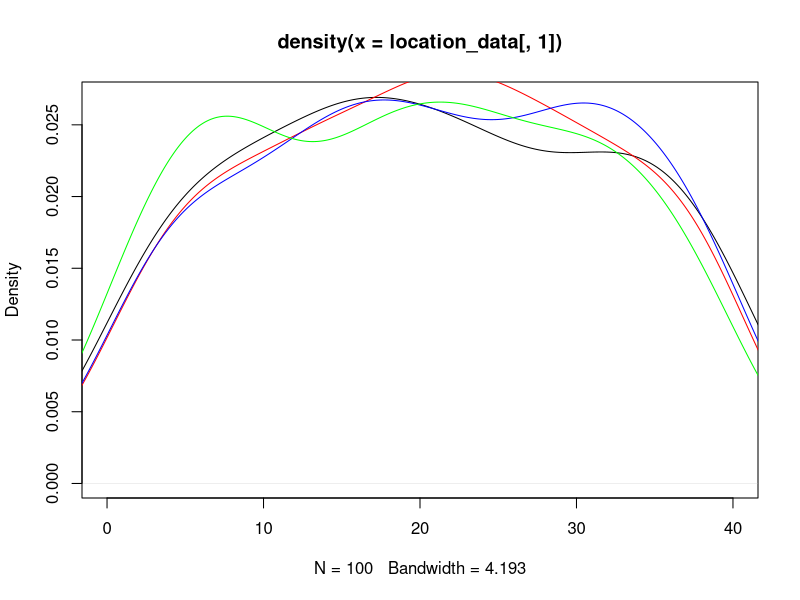
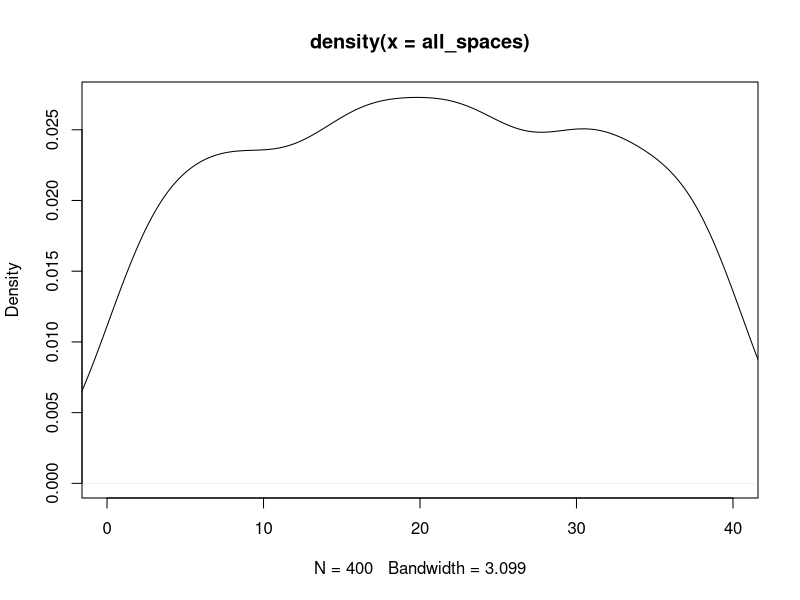

The R source for these figures, in order: (Note: this script raises an error after producing the figures.)
## ---- chunk 1
knitr::opts_chunk$set(echo = TRUE)
## ---- chunk 2
#libraries
library(dplyr)
library(ggplot2)
## ---- chunk 3
#Kayleigh
##LET'S GET MOVING

monopolyBoard <- read.csv("MonopolyBoard.csv", header = T)
monopolyBoard

# Using dice rolls to determine where a player will land on the board
#input: "location"; a number 1-40; where the player is on the board
#output: the amount of spaces the player will move until they are on their new location

#note that this is only accounting for standard dice rolls, no special rules yet...

lets_move = function(location) {
  dice_roll_1 <- sample(1:6, 1, replace = TRUE)
  dice_roll_2 <- sample(1:6, 1, replace = TRUE)
  
  roll_total <- sum(dice_roll_1, dice_roll_2)
  roll_double <- dice_roll_1 == dice_roll_2
  
    location = location + roll_total
    
  if (location <= 40) {
    location = location
  } else {
    location = location - 40
  }
  
  space = monopolyBoard$name[monopolyBoard$spaces == location]
  
  print("You're moving forward...")
  print(roll_total)
  
  print("You're on space...")
  print(location)
  
  #print(space) #This prints out the name of the space that they land on. 
}

#testers
lets_move(1)
lets_move(25)
lets_move(38)
lets_move(40)



#A function to move players around the board and to play Monopoly!
#input: "turns"; the amount of turns we should take
#output: a player's new location on the board

lets_play = function(turns) {
  location = 1
  print("Starting Location: GO!")
  for (i in 1:turns) {
    location = lets_move(location)
  }
  print("You've landed on...")
  return(location)
}



lets_play(10) #tester #in this example if you look at a reference monopoly board and "walk" your way around the board with each move being the number in each output, you'll land on the space on the board corresponding to the final output (when counting "GO" as 1 and/or 40) 

#testers 
#"lets_move" and "lets_play" have both been edited to print out phrases for each roll and move to make it easier to determine how the player is moving. 
#"You're moving forward..." gives the player's roll
#"You're on space..." is the players position after 1 turn/"lets_move"
  # Later try to switch this print statement to the name of the spot that the player is on 
#"You've landed on..." gives the final location after running "lets_play" for "x" turns.
  # Later try to switch this print statement to the name of the spot that the player is on 

lets_play(3)
lets_play(10)

## ---- chunk 4
##DOUBLE DOWN

##WORK IN PROGRESS

#A function using dice rolls to determine how many spaces a player will move with the additional rules for "doubles" in Monopoly
#input: "location"; a number 1-40 where the player is on the board
#outut: the number of spaces the player will move on the board, with the special case of rolling three "doubles" and landing in jail
double_down = function(location) {
  dice_roll_1 <- sample(1:6, 1, replace = TRUE)
  dice_roll_2 <- sample(1:6, 1, replace = TRUE)
  
  roll_total <- sum(dice_roll_1, dice_roll_2)
  roll_double <- dice_roll_1 == dice_roll_2
  
  print("roll was")
  print(roll_total)
    
  if (roll_double) {
    
    dice_roll_3 <- sample(1:6, 1, replace = TRUE)
    dice_roll_4 <- sample(1:6, 1, replace = TRUE)
    
    roll_total_2 <- sum(dice_roll_3, dice_roll_4)
    roll_double_2 <- dice_roll_3 == dice_roll_4
    
    print("roll double was")
    print(roll_total_2)

    
    if (roll_double_2) {
      dice_roll_5 <- sample(1:6, 1, replace = TRUE)
      dice_roll_6 <- sample(1:6, 1, replace = TRUE)
      
      roll_total_3 <- sum(dice_roll_5, dice_roll_6)
      roll_double_3 <- dice_roll_5 == dice_roll_6
      
      print("roll double was")
      print(roll_total_3)
      
      if (roll_double_3) {
        location = 11 #Jail
        print("doubles, doubles, doubles")
        print("You're going to JAIL!")
        
      } else {
        location = location + roll_total + roll_total_2 + roll_total_3
        print("doubles, doubles, not doubles")
        print("You're moving forward...")
        print(roll_total + roll_total_2 + roll_total_3)
      }
    } else {
      location = location + roll_total + roll_total_2
      print("doubles, not doubles")
      print("You're moving forward...")
      print(roll_total+roll_total_2)
    }
  } else {
    location = location + roll_total
    print("no doubles")
    print("You're moving forward...")
    print(roll_total)
  }

    
  if (location <= 40) {
    location = location
  } else {
    location = location - 40
  }

  
  print("You're on space...")
  print(location)
}

double_down(1)
#text out in the function is kinda funky right but it's just to make sure its working right
#In final version switch all dice rolls to sample(1:6,...)

## ---- chunk 5
##CHANCE AND COMMUNITY CHEST CARDS
Card_Numbers <- c(1, 2, 3, 4, 5, 6, 7, 8, 9, 10, 11, 12, 13, 14, 15, 16)

Chance_Cards <- c("Advance to Boardwalk", "Advance to Go (Collect $200)", "Advance to Illinois Avenue. If you pass Go, collect $200", "Advance to St. Charles Place. If you pass Go, collect $200", "Advance to the nearest Railroad. If unowned, you may buy it from the Bank. If owned, pay owner twice the rental to which they are otherwise entitled", "Advance to the nearest Railroad. If unowned, you may buy it from the Bank. If owned, pay owner twice the rental to which they are otherwise entitled", "Advance token to nearest Utility. If unowned, you may buy it from the Bank. If owned, throw dice and pay owner a total ten times amount thrown", "Bank pays you dividend of $50", "Get Out of Jail Free", "Go Back 3 Spaces", "Go to Jail. Go directly to Jail, do not pass Go, do not collect $200", "Make general repairs on all your property. For each house pay $25. For each hotel pay $100", "Speeding fine $15", "Take a trip to Reading Railroad. If you pass Go, collect $200", "You have been elected Chairman of the Board. Pay each player $50", "Your building loan matures. Collect $150")

Chance <- data.frame(Chance_Cards, Card_Numbers)
Chance
##Chance cards to move a player to a new space:
  #1 -> Advance to Boardwalk (space 40)
  #2 -> Advance to Go (space 1)
  #3 -> Advance to Illinois Avenue (space 25)
  #4 -> Advance to St. Charles Place (space 12)
  #5 -> Advance to nearest Railroad (space(s) 6, 16, 26, 36)
  #6 -> Advance to nearest Railraod (space(s) 6, 16, 26, 36)
  #7 -> Advance to nearest Utility (space(s) 13, 29)
  #11 -> Go to Jail (space 11)
  #14 -> Take a trip to Reading Railroad (space 6)

Community_Chest_Cards <- c("Advance to Go (Collect $200)", "Bank error in your favor. Collect $200", "Doctor’s fee. Pay $50", "From sale of stock you get $50", "Get Out of Jail Free", "Go to Jail. Go directly to jail, do not pass Go, do not collect $200", "Holiday fund matures. Receive $100", "Income tax refund. Collect $20", "It is your birthday. Collect $10 from every player", "Life insurance matures. Collect $100", "Pay hospital fees of $100", "Pay school fees of $50", "Receive $25 consultancy fee", "You are assessed for street repair. $40 per house. $115 per hotel", "You have won second prize in a beauty contest. Collect $10", "You inherit $100")

Community_Chest <- data.frame(Community_Chest_Cards, Card_Numbers)
Community_Chest

##Community Chest Cards that move a player to a new space:
  #1 -> Advance to GO (space 1)
  #5 -> Go to Jail (space 11)

## ---- chunk 6
# heidi

#the function "who_goes_first" simulates the initial roll before the game begins in order to determine which player goes first
# input is a number of how many players are going to be playing
# output is the value of each players roll and the player that will start the game based on who had the highest roll
who_goes_first <- function(num_players){
  initial_rolls <- c()
  for (i in 1:num_players) {
    player_i_roll <- sum(sample(1:6, 2, replace=TRUE))
    initial_rolls <- c(initial_rolls, player_i_roll) # vector of every player's roll
    print(paste("Player", i, "rolled", player_i_roll))
  }
  cat("\n")
  if(sum(initial_rolls == max(initial_rolls)) >= 2){
    while (sum(initial_rolls == max(initial_rolls)) >= 2) { # if players tied for highest number
      tied_players <- which(initial_rolls==max(initial_rolls)) # identify which players tied
      print("It's a tie! Roll again")
      cat("\n")
      tie_breaker_rolls <- c()
      for (i in tied_players) { # tied players roll again
       player_i_roll2 <- sum(sample(1:6, 2, replace=TRUE))
       tie_breaker_rolls <- c(tie_breaker_rolls, player_i_roll2)
       print(paste("Player", i, "rolled", player_i_roll2))
      }
      initial_rolls <- tie_breaker_rolls
      highest_roll <- max(tie_breaker_rolls)
      highest_player2 <- tied_players[which(tie_breaker_rolls == highest_roll)]
    }
    cat("\n")
    print(paste("Player", highest_player2, "goes first!"))
  }
  else {
    highest_player <- which.max(initial_rolls) # who rolled the highest number
    print(paste("Player", highest_player, "goes first!"))
  }
}

who_goes_first(4) # test function

## ---- chunk 7
# Olivia
# Website for data: https://stat-jet-asu.github.io/Datasets/InstructorDescriptions/monopoly.html

monopolyBoard <- read.csv("MonopolyBoard.csv", header = T)
head(monopolyBoard)

# This section is for question number 2

# Kayleigh's lets_play function from above incorporating players and density plots
# uses lets_move function from above
# input: turns, # of turns to iterate through; players, number of players (2-4)
# output: density plot with a line for each player's frequency of spaces landed on 
# & density plot for the combined frequency of spaces landed on for all players

lets_play = function(turns, players) {
  location_data <- as.data.frame(matrix(nrow = turns, ncol = players))
  
for (j in 1:players) {
  location = 1
  
  for (i in 1:turns) {
    
    location = lets_move(location)
    location_data[i,j] <- location
    }
  }
  
  # creates density plot of frequency of landing on each space for each player
  plot(density(location_data[,1]), xlim = c(0,40), col = "black")
  
  colors <- c("red", "blue", "green")
  
  for (k in 2:players) {
  lines(density(location_data[,k]), col = colors[k-1]) # adds a density line for each player after the first
  }
  
  # creates density plot for total frequency landing on each space (all players spaces included)
  all_spaces <- as.vector(as.matrix(location_data))
  plot(density(all_spaces), xlim = c(0,40), col = "black")
}
lets_play(100, 4)

## ---- chunk 8
who_goes_first2 <- function(num_players){
  initial_rolls <- c()
  for (i in 1:num_players) {
    player_i_roll <- sum(sample(1:6, 2, replace=TRUE))
    initial_rolls <- c(initial_rolls, player_i_roll) # vector of every player's roll
#    print(paste("Player", i, "rolled", player_i_roll))
  }
  cat("\n")
  if(sum(initial_rolls == max(initial_rolls)) >= 2){
    while (sum(initial_rolls == max(initial_rolls)) >= 2) { # if players tied for highest number
      tied_players <- which(initial_rolls==max(initial_rolls)) # identify which players tied
#      print("It's a tie! Roll again")
#      cat("\n")
      tie_breaker_rolls <- c()
      for (i in tied_players) { # tied players roll again
       player_i_roll2 <- sum(sample(1:6, 2, replace=TRUE))
       tie_breaker_rolls <- c(tie_breaker_rolls, player_i_roll2)
#       print(paste("Player", i, "rolled", player_i_roll2))
      }
      initial_rolls <- tie_breaker_rolls
      highest_roll <- max(tie_breaker_rolls)
      highest_player2 <- tied_players[which(tie_breaker_rolls == highest_roll)]
    }
#    cat("\n")
#    print(paste("Player", highest_player2, "goes first!"))
  }
  else {
    highest_player <- which.max(initial_rolls) # who rolled the highest number
#    print(paste("Player", highest_player, "goes first!"))
#    return(highest_player)
  
    
  # creating player order
  player_order <- length(num_players)
  player_order[1] <- as.integer(highest_player)

 for (j in 2:num_players) {
    
  player_order[j] <- as.integer(player_order[j-1] + 1)
  if (player_order[j] > num_players) {
    player_order[j] <- 1
  }
 }
  print(player_order)
  }
  
  playerlist <- (list(highest_player, player_order))
  return(playerlist)
}

#who_goes_first2(4)

## ---- chunk 9
# Question number 3 -- including jail and double rolls

lets_move2 = function(location) {
  dice_roll_1 <- sample(1:6, 1, replace = TRUE)
  dice_roll_2 <- sample(1:6, 1, replace = TRUE)
  
  roll_total <- sum(dice_roll_1, dice_roll_2)
  roll_double <- dice_roll_1 == dice_roll_2
  
    location = location + roll_total # updates location to be previous location + roll total
    double3 = "false" # double3 is assigned "true" if the player double rolls 3x (as seen in if statement below), otherwise it is assigned "false" 
    
  # first double roll -> roll again
  if (roll_double == TRUE) {
    dice_roll_3 <- sample(1:6, 1, replace = TRUE)
    dice_roll_4 <- sample(1:6, 1, replace = TRUE)
    
    roll_total2 <- sum(dice_roll_3, dice_roll_4)
    roll_double2 <- dice_roll_3 == dice_roll_4
    
    location = location + roll_total2
    double3 = "false"
    
    # if player is at a location past 40, subtract 40 so they go back to the GO space at location "41"
    # this is included in each if statement below so that it applies if player has to roll again
    if (location <= 40) {
      location = location
    } else {
      location = location - 40
    }
     
      # second double roll -> roll again
      if (roll_double2 == TRUE) {
        dice_roll_5 <- sample(1:6, 1, replace = TRUE)
        dice_roll_6 <- sample(1:6, 1, replace = TRUE)
    
        roll_total3 <- sum(dice_roll_5, dice_roll_6)
        roll_double3 <- dice_roll_5 == dice_roll_6
    
        location = location + roll_total3
        double3 = "false"
        
        if (location <= 40) {
          location = location
        } else {
          location = location - 40
        }
        
        # third double roll -> go to jail
          if (roll_double3 == TRUE) {
            location = monopolyBoard$spaces[monopolyBoard$name == "Jail"]
            double3 = "true"
          }
      }
  }  
    
  if (location <= 40) {
    location = location
  } else {
    location = location - 40
  }
  
  listdata <- (list(location, double3)) # creates list for outputs "location" and "double3"
  # if you need to access location from this function, use lets_move2(location)[[1]]
  # if you need to access double3, use lets_move2(double3)[[2]]
  return(listdata)
  
}


# lets_play2 is currently set up to have each player go thru all their turns and then move onto the next player
# probably need to fix this for question 5

## ---- chunk 10

lets_play2 = function(turns, players) {
  
  
  location_data <- as.data.frame(matrix(nrow = turns, ncol = players)) # dataframe will keep data for locations of players for each turn
  double3data <- as.data.frame(matrix(nrow = turns, ncol = players)) # dataframe will say "true" if player double rolled 3x (which lands them in jail) and "false" if they didn't double roll 3x
  
    # puts players in order
    colnames(location_data) <- who_goes_first2(players)[[2]]
  
    location = 1 # each player starts at location 1
    location_data[1,] <- location
    double3 = 0 # initializing "double3" which will be later assigned a "true" or "false" based on if player double rolled 3x
  
    for (i in 2:turns) { # iterates through number of turns
      
        for (j in 1:players) { # rotates through each player
          
        location = lets_move2(location_data[i-1,j])[[1]] # takes location from lets_move2 function and assigns it to location
        location_data[i,j] <- as.integer(location) # puts location value into the dataframe of locations for each player
        double3data[i,j] <- lets_move2(double3)[[2]] # takes "true" or "false" value from double3 and adds it to double3data dataframe
        
      # deals with landing in jail from "go to jail" space and staying there for next 3 turns
      if (31 %in% location_data[i-1,j]) { # if you landed on 31 in the last turn (i-1 turn), you go to jail (space 11) for the ith turn
        location <- 11
        location_data[i,j] <- as.integer(location) # new location is 11
      } else if (11 %in% location_data[i-1,j] & 31 %in% location_data[i-2,j]) { # if you were on space 11 last turn AND you were on space 31 2 turns ago, you stay in jail (space 11) for turn i
        location <- 11
        location_data[i,j] <- as.integer(location)  
      } else if (11 %in% location_data[i-2,j] & 31 %in% location_data[i-3,j]) {
        location <- 11
        location_data[i,j] <- as.integer(location)
      }
        
      # landing in jail from 3x double roll and staying there for next 3 turns
      if (11 %in% location_data[i,j] & "true" %in% double3data[i-1,j]) { # if player's location is 11 (jail) and double3data is"true" (player double rolled 3x), player stays in jail. all 3 if/else if statements keep player in jail for the next 3 turns
        location <- 11
        location_data[i,j] <- as.integer(location)
      } else if (11 %in% location_data[i-1,j] & "true" %in% double3data[i-2,j]) { # 
        location <- 11
        location_data[i,j] <- as.integer(location)
      } else if (11 %in% location_data[i-2,j] & "true" %in% double3data[i-3,j]) {
        location <- 11
        location_data[i,j] <- as.integer(location)
      }
        
    }
  }
  print(location_data)
  
  # creates density plot of frequency of landing on each space for each player
  plot(density(location_data[,1]), xlim = c(0,40), col = "black")
  
  colors <- c("red", "blue", "green")
  
  for (k in 2:players) {
    lines(density(location_data[,k]), col = colors[k-1]) # adds a density line for each player after the first
  }
  
  # creates density plot for total frequency landing on each space (all players spaces included)
  all_spaces <- as.vector(as.matrix(location_data))
  plot(density(all_spaces), xlim = c(0,40), col = "black")
  
}
 
lets_play2(10, 3)

location_data

# how should we go about recording spaces landed on when double rolls occur?

## ---- chunk 11

# Figure out how to have players pay and recieve money from landing on chance and community chest spaces


## ---- chunk 12
#4 - Kayleigh and Maddie 
#Chance - spaces 8, 23, 37
#Community Chest - spaces 3, 18, 34
Chance

Drawing_Chance = function(location) {
  location = location
  draw_card <- sample(1:16, 1, replace = TRUE)
  player_card <- Chance$Chance_Cards[draw_card]
  print(player_card)

  
      if(draw_card == 1) {
        location = 1
      }
      
      if(draw_card == 2) {
        location = 1
      }
      
      if(draw_card == 3) {
        location = 25
      }
  
      if(draw_card == 4){
        location = 12
      }
    
      if(draw_card == 5){
        if(location >= 37 && location <= 5){
              location = 6
            } else {
              if (location >= 6 && location <= 15){
                location = 16
              } else {
                if(location >= 16 && location <= 25){
                  location = 26
                } else {
                  location = 36
                }
              }
            }
    }
  
    if(draw_card == 6){
        if(location >= 37 && location <= 5){
              location = 6
            } else {
              if (location >= 6 && location <= 15){
                location = 16
              } else {
                if(location >= 16 && location <= 25){
                  location = 26
                } else {
                  location = 36
                }
              }
            }
    }
  
    if(draw_card == 7){
        if(location >= 29 && location <= 12){
              location = 13
            } else {
              location = 29
    }
  }
  
    if(draw_card == 11) {
      location = 11
    }
  
    if(draw_card == 14) {
      location = 6
    }
  
    if(draw_card == 10) {
      location = location - 3
    }
  
    location = location
    return(location)
}

Drawing_Chance(8)
Drawing_Chance(23)
Drawing_Chance(37)

Drawing_Community_Chest = function(location) {
  location = location
  draw_card_chest <- sample(1:16, 1, replace = TRUE)
  player_card_chest <- Community_Chest$Community_Chest_Cards[draw_card_chest]
  print(player_card_chest)
  print(location)
  
  if (draw_card_chest == 1) {
    location = 1
  } else {
    if (draw_card_chest == 6) {
    location = 11
    } else {
      location = location
    }
  
  }
  
  location = location 
  return(location)
}

Drawing_Community_Chest(3)
Drawing_Community_Chest(18)
Drawing_Community_Chest(34)

lets_move3 = function(location) {
  dice_roll_1 <- sample(1:6, 1, replace = TRUE)
  dice_roll_2 <- sample(1:6, 1, replace = TRUE)
  
  roll_total <- sum(dice_roll_1, dice_roll_2)
  roll_double <- dice_roll_1 == dice_roll_2
  
    location = location + roll_total
    double3 = "false"
  
  print("your roll total is...")
  print(roll_total)

  if (location <= 40) {
      location = location
  } else {
      location = location - 40
  }
   
  print("your location is...")
  print(location)
  
  if(location == 8 || location == 23 || location == 27) {
    location = Drawing_Chance(location)
    print("your location is...")
    print(location)
  }
  
  if(location == 3 || location == 18 || location == 34) {
    location = Drawing_Community_Chest(location)
    print("your location is...")
    print(location)
  }
    
  # first double roll -> roll again
  if (roll_double == TRUE) {
    dice_roll_3 <- sample(1:6, 1, replace = TRUE)
    dice_roll_4 <- sample(1:6, 1, replace = TRUE)
    
    roll_total2 <- sum(dice_roll_3, dice_roll_4)
    roll_double2 <- dice_roll_3 == dice_roll_4
    
    location = location + roll_total2
    double3 = "false"
    print("1 double")
    
    if (location <= 40) {
      location = location
    } else {
      location = location - 40
    }
    
    
    if(location == 8 || location == 23 || location == 27) {
    location = Drawing_Chance(location)
    }
  
  if(location == 3 || location == 18 || location == 34) {
    location = Drawing_Community_Chest(location)
    }
     
      # second double roll -> roll again
      if (roll_double2 == TRUE) {
        dice_roll_5 <- sample(1:6, 1, replace = TRUE)
        dice_roll_6 <- sample(1:6, 1, replace = TRUE)
    
        roll_total3 <- sum(dice_roll_5, dice_roll_6)
        roll_double3 <- dice_roll_5 == dice_roll_6
    
        location = location + roll_total3
        double3 = "false"
        print("2 doubles")
        
        if (location <= 40) {
          location = location
        } else {
          location = location - 40
        }
        
        if(location == 8 || location == 23 || location == 27) {
          location = Drawing_Chance(location)
        }
  
        if(location == 3 || location == 18 || location == 34) {
          location = Drawing_Community_Chest(location)
         
        }
        
        # third double roll -> go to jail
          if (roll_double3 == TRUE) {
            location = monopolyBoard$spaces[monopolyBoard$name == "Jail"]
            double3 = "true"
            print("three doubles")
          }
      }
  }  
   
  location = location 
  
  print("your location is...")
  print(location)
  listdata <- (list(location, double3))
  return(listdata)
  
}

lets_move3(1)

lets_play3 = function(turns, players) {
  
  location_data <- as.data.frame(matrix(nrow = turns, ncol = players))
  double3data <- as.data.frame(matrix(nrow = turns, ncol = players))
  
  for (j in 1:players) {
    location = 1
    double3 = 0
  
    for (i in 1:turns) {
      
        location = lets_move2(location)[[1]]
        location_data[i,j] <- as.integer(location)
        double3data[i,j] <- lets_move3(double3)[[2]]
        
      # deals with landing in jail from "go to jail" space and staying there for next 3 turns
      if (31 %in% location_data[i-1,j]) { # if you land on 31 (go to jail), next location is in jail (space 11)
        location <- 11
        location_data[i,j] <- as.integer(location)
      } else if (11 %in% location_data[i-1,j] & 31 %in% location_data[i-2,j]) {
        location <- 11
        location_data[i,j] <- as.integer(location)
      } else if (11 %in% location_data[i-2,j] & 31 %in% location_data[i-3,j]) {
        location <- 11
        location_data[i,j] <- as.integer(location)
      }
        
      # landing in jail from 3x double roll and staying there for next 3 turns
      if (11 %in% location_data[i,j] & "true" %in% double3data[i-1,j]) { # "true" means player double rolled 3x -> jail
        location <- 11
        location_data[i,j] <- as.integer(location)
      } else if (11 %in% location_data[i-1,j] & "true" %in% double3data[i-2,j]) { # 
        location <- 11
        location_data[i,j] <- as.integer(location)
      } else if (11 %in% location_data[i-2,j] & "true" %in% double3data[i-3,j]) {
        location <- 11
        location_data[i,j] <- as.integer(location)
      }
        
    }
  }
  #print(location_data)
  
  # creates density plot of frequency of landing on each space for each player
  plot(density(location_data[,1]), xlim = c(0,40), col = "black")
  plot(location_data[,1], xlim= c(0,40), col="black", type="h", xlab="Spaces", ylab="Frequency", main="Frequency of Landing on Each Space for Each Player")
  
  colors <- c("red", "blue", "green")
  
  for (k in 2:players) {
    lines(density(location_data[,k]), col = colors[k-1]) # adds a density line for each player after the first
  }
  
  # creates density plot for total frequency landing on each space (all players spaces included)
  all_spaces <- as.vector(as.matrix(location_data))
  plot(density(all_spaces), xlim = c(0,40), col = "black")
  
}
## ---- chunk 13

#use lets_move2 for freq plot

 
## ---- chunk 14
#hello
dice_roll <- sum(sample(1:6, 2, replace = TRUE))
dice_roll

#Need to figure out how to exchange money between players
Chance_Money <- function(Player_Bank){
  Player_Bank = Player_Bank
  draw_card <- sample(1:16, 1, replace = TRUE)
  player_card <- Chance$Chance_Cards[draw_card]
  print(player_card)
  
  #Advance to Go (Collect $200)
  if(draw_card == 2){
    Player_Bank = Player_Bank + 200
  }
  
  #Advance to Illinois Ave. If you pass Go collect $200
  if(draw_card == 3){
    if(location > 25){
      Player_Bank = Player_Bank + 200
    }else{
      Player_Bank = Player_Bank
    }
  }
  
  #Advance to St. Charles Place. If you pass Go, collect $200
  if(draw_card == 4){
    if(location > 13 ){
      Player_Bank = Player_Bank + 200
    }else{
      Player_Bank = Player_Bank
    }
  }
  
  #Bank pays you dividend of $50
  if(draw_card == 8){
    Player_Bank = Player_Bank + 50
  }
  
  #Speeding fine $15
  if(draw_card == 13){
    Player_Bank = Player_Bank - 15
  }
  
  #Take a trip to Reading Railroad. If you pass Go, collect $200
  if(draw_card == 14){
    if(location > 6){
      Player_Bank = Player_Bank + 200
    }else{
      Player_Bank = Player_Bank
    }
  }
  
  #Your building loan matures. Collect $150
  if(draw_card == 16){
    Player_Bank = Player_Bank + 150
  }
}

#Need to figure out how to exchange money between players
Community_Chest_Money <- function(Player_Bank){
  Player_Bank = Player_Bank
  draw_card <- sample(1:16, 1, replace = TRUE)
  player_card <- Community_Chest$Community_Chest_Cards[draw_card]
  print(player_card)
  
  #Advance to Go (Collect $200)
  if(draw_card == 1){
    Player_Bank = Player_Bank + 200
  }
  
  #Bank error in your favor. Collect $200
  if(draw_card == 2){
    Player_Bank = Player_Bank + 200
  }
  
  #Doctor’s fee. Pay $50
  if(draw_card == 3){
    Player_Bank = Player_Bank - 50
  }
  
  #From sale of stock you get $50
  if(draw_card == 4){
    Player_Bank = Player_Bank + 50
  }
  
  #Holiday fund matures. Receive $100
  if(draw_card == 7){
    Player_Bank = Player_Bank + 100
  }
  
  #Income tax refund. Collect $20
  if(draw_card == 8){
    Player_Bank = Player_Bank + 20
  }
  
  #Life insurance matures. Collect $100
  if(draw_card == 10){
    Player_Bank = Player_Bank + 100
  }
  
  #Pay hospital fees of $100
  if(draw_card == 11){
    Player_Bank = Player_Bank - 100
  }
  
  #Pay school fees of $50
  if(draw_card == 12){
    Player_Bank = Player_Bank - 50
  }
  
  #Receive $25 consultancy fee
  if(draw_card == 13){
    Player_Bank = Player_Bank + 25
  }
  
  #You have won second prize in a beauty contest. Collect $10
  if(draw_card == 15){
    Player_Bank = Player_Bank + 10
  }
  
  #You inherit $100
  if(draw_card == 16){
    Player_Bank = Player_Bank + 100
  }
}

Chance
Community_Chest
## ---- chunk 15
Players <- c("Player 1", "Player 2", "Player 3", "Player 4")
Player_Bank <- c("1250", "1250", "1250", "1250")

The_Players <- data.frame(Players, Player_Bank)
The_Players

monopolyBoard

Property <- c("Mediterranean", "Baltic", "Reading Railroad", "Oriental", "Vermot", "Connecticut", "St. Charles", "Electric Company", "States", "Virginia", "Pennsylvania Railroad", "St. James", "Tennessee", "New York", "Kentucky", "Indiana", "Illinios", "B&O Railroad", "Atlantic", "Ventnor", "Water Works", "Marvin Gardens", "Pacific", "N. Carolina", "Pennsylvania", "Short Line Railroad", "Park Place", "Boardwalk")
Property_Status <- c("Unowned", "Unowned", "Unowned", "Unowned", "Unowned", "Unowned", "Unowned", "Unowned", "Unowned", "Unowned", "Unowned", "Unowned", "Unowned", "Unowned", "Unowned", "Unowned", "Unowned", "Unowned", "Unowned", "Unowned", "Unowned", "Unowned", "Unowned", "Unowned", "Unowned", "Unowned", "Unowned", "Unowned")

The_Properties <- data.frame(Property, Property_Status)
The_Properties

## ---- chunk 16
library(tidyverse)
assigning_properties <- function( ){
  smpl <- sample(1:28, 28, replace = FALSE)
  smpl
  property_order <- data.frame(smpl)
  property_order
}

Owned_Spaces <- sample(1:28, 28, replace = FALSE)
Owned_Spaces
Players <- c("Player 1", "Player 2", "Player 3", "Player 4")
Player_Bank <- c("1250", "1250", "1250", "1250")

The_Players <- data.frame(Players, Player_Bank)
The_Players

The_Players_Owned <- data.frame(Players, Owned_Spaces)
The_Players_Owned <- The_Players_Owned %>% pivot_wider(names_from = Players, values_from = Owned_Spaces)

The_Players_Owned[[1]]
The_Players_Owned[[2]]
The_Players_Owned[[3]]
## ---- chunk 17
Players <- c("Player 1", "Player 2", "Player 3", "Player 4")
Player_Bank <- c(1250, 1250, 1250, 1250)
The_Players <- data.frame(Players, Player_Bank)

Property <- c("Mediterranean", "Baltic", "Reading Railroad", "Oriental", "Vermot", "Connecticut", "St. Charles", "Electric Company", "States", "Virginia", "Pennsylvania Railroad", "St. James", "Tennessee", "New York", "Kentucky", "Indiana", "Illinios", "B&O Railroad", "Atlantic", "Ventnor", "Water Works", "Marvin Gardens", "Pacific", "N. Carolina", "Pennsylvania", "Short Line Railroad", "Park Place", "Boardwalk")
Owned_By_Player <- sample(1:4, 28, replace = TRUE)
Space <- c(2, 4, 6, 7, 9, 10, 12, 13, 14, 15, 16, 17, 19, 20, 22, 24, 25, 26, 27, 28, 29, 30, 32, 33, 35, 36, 38, 40)
Property_Statuses <- data.frame(Property, Space, Owned_By_Player)
Property_Statuses


Updating_Player_Bank <- function(location, j) {
  if(location == 2 || location == 4 || location == 6 || location == 7 || location == 9 || location == 10 || location == 12 || location == 13 || location == 14 || location == 15 || location == 16 || location == 17 || location == 19 || location == 20 || location == 22 || location == 24 || location == 25 || location == 26 || location == 27 || location == 28 || location == 29 || location == 30 || location == 32 || location == 33 || location == 35 || location == 36 || location == 38 || location == 40){
    
    location = location
    spot <- which(Property_Statuses$Space == location)
    cost <- which(monopolyBoard$spaces == location)
    owned_by_player <- Property_Statuses$Owned_By_Player[spot]
    
    The_Players$Player_Bank[owned_by_player] <- The_Players$Player_Bank[owned_by_player] + monopolyBoard$cost[cost]
    
    The_Players$Player_Bank[j] <- The_Players$Player_Bank[j] - monopolyBoard$cost[cost]
    
    The_Players
  }
}

Updating_Player_Bank(2, 3)

lets_move3 = function(location) {
  dice_roll_1 <- sample(1:6, 1, replace = TRUE)
  dice_roll_2 <- sample(1:6, 1, replace = TRUE)
  
  roll_total <- sum(dice_roll_1, dice_roll_2)
  roll_double <- dice_roll_1 == dice_roll_2
  
    location = location + roll_total
    double3 = "false"


  if (location <= 40) {
      location = location
  } else {
      location = location - 40
  }

  if(location == 8 || location == 23 || location == 27) {
    location = Drawing_Chance(location)

  }
  
  if(location == 3 || location == 18 || location == 34) {
    location = Drawing_Community_Chest(location)

  }

Updating_Player_Bank(location, j)

  # first double roll -> roll again
  if (roll_double == TRUE) {
    dice_roll_3 <- sample(1:6, 1, replace = TRUE)
    dice_roll_4 <- sample(1:6, 1, replace = TRUE)
    
    roll_total2 <- sum(dice_roll_3, dice_roll_4)
    roll_double2 <- dice_roll_3 == dice_roll_4
    
    location = location + roll_total2
    double3 = "false"

    
    if (location <= 40) {
      location = location
    } else {
      location = location - 40
    }
    
    
    if(location == 8 || location == 23 || location == 27) {
    location = Drawing_Chance(location)
    }
  
  if(location == 3 || location == 18 || location == 34) {
    location = Drawing_Community_Chest(location)
    }
    
    Updating_Player_Bank(location, j)
    
      # second double roll -> roll again
      if (roll_double2 == TRUE) {
        dice_roll_5 <- sample(1:6, 1, replace = TRUE)
        dice_roll_6 <- sample(1:6, 1, replace = TRUE)
    
        roll_total3 <- sum(dice_roll_5, dice_roll_6)
        roll_double3 <- dice_roll_5 == dice_roll_6
    
        location = location + roll_total3
        double3 = "false"
        
        if (location <= 40) {
          location = location
        } else {
          location = location - 40
        }
        
        if(location == 8 || location == 23 || location == 27) {
          location = Drawing_Chance(location)
        }
  
        if(location == 3 || location == 18 || location == 34) {
          location = Drawing_Community_Chest(location)
         
        }
        
        Updating_Player_Bank(location, j)
        
        # third double roll -> go to jail
          if (roll_double3 == TRUE) {
            location = monopolyBoard$spaces[monopolyBoard$name == "Jail"]
            double3 = "true"
          }
      }
  }  
   
  location = location 
}

lets_move3(2)


lets_play4 = function(turns, players) {
  
  location_data <- as.data.frame(matrix(nrow = turns, ncol = players))
  double3data <- as.data.frame(matrix(nrow = turns, ncol = players))
  players_banks <- as.data.frame(matrix(nrow = turns, ncol = players))

print(Property_Statuses)

  for (j in 1:players) {
    location = 1
    double3 = 0
    
    
    for (i in 1:turns) {
        print("player")
        print(j)
        location = lets_move3(location)[[1]]
        location_data[i,j] <- as.integer(location)
        double3data[i,j] <- lets_move3(double3)[[2]]

                
      # deals with landing in jail from "go to jail" space and staying there for next 3 turns
      if (31 %in% location_data[i-1,j]) { # if you land on 31 (go to jail), next location is in jail (space 11)
        location <- 11
        location_data[i,j] <- as.integer(location)
      } else if (11 %in% location_data[i-1,j] & 31 %in% location_data[i-2,j]) {
        location <- 11
        location_data[i,j] <- as.integer(location)
      } else if (11 %in% location_data[i-2,j] & 31 %in% location_data[i-3,j]) {
        location <- 11
        location_data[i,j] <- as.integer(location)
      }
        
      # landing in jail from 3x double roll and staying there for next 3 turns
      if (11 %in% location_data[i,j] & "true" %in% double3data[i-1,j]) { # "true" means player double rolled 3x -> jail
        location <- 11
        location_data[i,j] <- as.integer(location)
      } else if (11 %in% location_data[i-1,j] & "true" %in% double3data[i-2,j]) { # 
        location <- 11
        location_data[i,j] <- as.integer(location)
      } else if (11 %in% location_data[i-2,j] & "true" %in% double3data[i-3,j]) {
        location <- 11
        location_data[i,j] <- as.integer(location)
      }
      
      
    }
  }
  
print(location_data)
return(The_Players)

}

lets_play4(1,4)
## ---- chunk 18
monopolyBoard
Players <- c("Player 1", "Player 2", "Player 3", "Player 4")
Player_Bank <- c(1250, 1250, 1250, 1250)
The_Players <- data.frame(Players, Player_Bank)

Property <- c("Mediterranean", "Baltic", "Reading Railroad", "Oriental", "Vermot", "Connecticut", "St. Charles", "Electric Company", "States", "Virginia", "Pennsylvania Railroad", "St. James", "Tennessee", "New York", "Kentucky", "Indiana", "Illinios", "B&O Railroad", "Atlantic", "Ventnor", "Water Works", "Marvin Gardens", "Pacific", "N. Carolina", "Pennsylvania", "Short Line Railroad", "Park Place", "Boardwalk")
Owned_By_Player <- sample(1:4, 28, replace = TRUE)
Space <- c(2, 4, 6, 7, 9, 10, 12, 13, 14, 15, 16, 17, 19, 20, 22, 24, 25, 26, 27, 28, 29, 30, 32, 33, 35, 36, 38, 40)
Property_Statuses <- data.frame(Property, Space, Owned_By_Player)
Property_Statuses


Updating_Player_Bank <- function(location, j) {
  if(location == 2 || location == 4 || location == 6 || location == 7 || location == 9 || location == 10 || location == 12 || location == 13 || location == 14 || location == 15 || location == 16 || location == 17 || location == 19 || location == 20 || location == 22 || location == 24 || location == 25 || location == 26 || location == 27 || location == 28 || location == 29 || location == 30 || location == 32 || location == 33 || location == 35 || location == 36 || location == 38 || location == 40){
    
    location = location
    spot <- which(Property_Statuses$Space == location)
    cost <- which(monopolyBoard$spaces == location)
    owned_by_player <- Property_Statuses$Owned_By_Player[spot]
    
    The_Players$Player_Bank[owned_by_player] <- The_Players$Player_Bank[owned_by_player] + monopolyBoard$rent_0[cost]
    
    The_Players$Player_Bank[j] <- The_Players$Player_Bank[j] - monopolyBoard$rent_0[cost]
    
    The_Players
  }
}

Updating_Player_Bank(12, 3)
